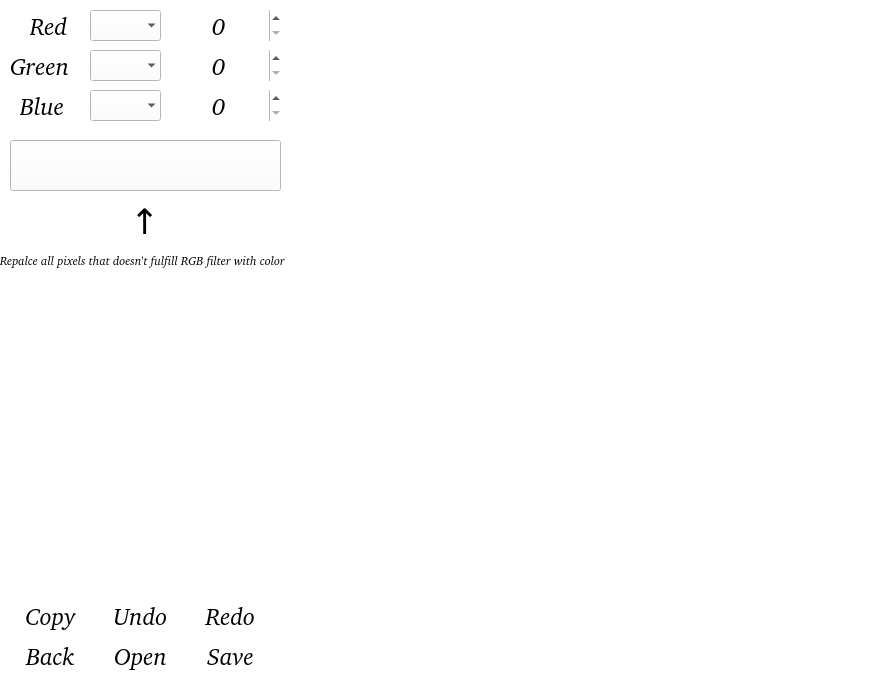
<?xml version="1.0" encoding="UTF-8"?>
<ui version="4.0">
 <class>MainWindow</class>
 <widget class="QMainWindow" name="MainWindow">
  <property name="geometry">
   <rect>
    <x>0</x>
    <y>0</y>
    <width>882</width>
    <height>687</height>
   </rect>
  </property>
  <property name="palette">
   <palette>
    <active>
     <colorrole role="Button">
      <brush brushstyle="SolidPattern">
       <color alpha="255">
        <red>255</red>
        <green>255</green>
        <blue>255</blue>
       </color>
      </brush>
     </colorrole>
     <colorrole role="Base">
      <brush brushstyle="SolidPattern">
       <color alpha="255">
        <red>255</red>
        <green>255</green>
        <blue>255</blue>
       </color>
      </brush>
     </colorrole>
     <colorrole role="Window">
      <brush brushstyle="SolidPattern">
       <color alpha="255">
        <red>255</red>
        <green>255</green>
        <blue>255</blue>
       </color>
      </brush>
     </colorrole>
     <colorrole role="AlternateBase">
      <brush brushstyle="SolidPattern">
       <color alpha="255">
        <red>255</red>
        <green>255</green>
        <blue>255</blue>
       </color>
      </brush>
     </colorrole>
    </active>
    <inactive>
     <colorrole role="Button">
      <brush brushstyle="SolidPattern">
       <color alpha="255">
        <red>255</red>
        <green>255</green>
        <blue>255</blue>
       </color>
      </brush>
     </colorrole>
     <colorrole role="Base">
      <brush brushstyle="SolidPattern">
       <color alpha="255">
        <red>255</red>
        <green>255</green>
        <blue>255</blue>
       </color>
      </brush>
     </colorrole>
     <colorrole role="Window">
      <brush brushstyle="SolidPattern">
       <color alpha="255">
        <red>255</red>
        <green>255</green>
        <blue>255</blue>
       </color>
      </brush>
     </colorrole>
     <colorrole role="AlternateBase">
      <brush brushstyle="SolidPattern">
       <color alpha="255">
        <red>255</red>
        <green>255</green>
        <blue>255</blue>
       </color>
      </brush>
     </colorrole>
    </inactive>
    <disabled>
     <colorrole role="Button">
      <brush brushstyle="SolidPattern">
       <color alpha="255">
        <red>255</red>
        <green>255</green>
        <blue>255</blue>
       </color>
      </brush>
     </colorrole>
     <colorrole role="Base">
      <brush brushstyle="SolidPattern">
       <color alpha="255">
        <red>255</red>
        <green>255</green>
        <blue>255</blue>
       </color>
      </brush>
     </colorrole>
     <colorrole role="Window">
      <brush brushstyle="SolidPattern">
       <color alpha="255">
        <red>255</red>
        <green>255</green>
        <blue>255</blue>
       </color>
      </brush>
     </colorrole>
     <colorrole role="AlternateBase">
      <brush brushstyle="SolidPattern">
       <color alpha="255">
        <red>255</red>
        <green>255</green>
        <blue>255</blue>
       </color>
      </brush>
     </colorrole>
    </disabled>
   </palette>
  </property>
  <property name="windowTitle">
   <string>MainWindow</string>
  </property>
  <widget class="QWidget" name="centralwidget">
   <widget class="QPushButton" name="backButton">
    <property name="geometry">
     <rect>
      <x>-10</x>
      <y>630</y>
      <width>121</width>
      <height>51</height>
     </rect>
    </property>
    <property name="font">
     <font>
      <family>Bitstream Charter</family>
      <pointsize>18</pointsize>
      <weight>50</weight>
      <italic>true</italic>
      <bold>false</bold>
     </font>
    </property>
    <property name="text">
     <string>Back</string>
    </property>
    <property name="flat">
     <bool>true</bool>
    </property>
   </widget>
   <widget class="QPushButton" name="openButton">
    <property name="geometry">
     <rect>
      <x>100</x>
      <y>630</y>
      <width>81</width>
      <height>51</height>
     </rect>
    </property>
    <property name="font">
     <font>
      <family>Bitstream Charter</family>
      <pointsize>18</pointsize>
      <weight>50</weight>
      <italic>true</italic>
      <bold>false</bold>
     </font>
    </property>
    <property name="text">
     <string>Open</string>
    </property>
    <property name="flat">
     <bool>true</bool>
    </property>
   </widget>
   <widget class="QPushButton" name="saveButton">
    <property name="geometry">
     <rect>
      <x>190</x>
      <y>630</y>
      <width>81</width>
      <height>51</height>
     </rect>
    </property>
    <property name="font">
     <font>
      <family>Bitstream Charter</family>
      <pointsize>18</pointsize>
      <weight>50</weight>
      <italic>true</italic>
      <bold>false</bold>
     </font>
    </property>
    <property name="text">
     <string>Save</string>
    </property>
    <property name="flat">
     <bool>true</bool>
    </property>
   </widget>
   <widget class="QPushButton" name="redoButton">
    <property name="geometry">
     <rect>
      <x>190</x>
      <y>590</y>
      <width>81</width>
      <height>51</height>
     </rect>
    </property>
    <property name="font">
     <font>
      <family>Bitstream Charter</family>
      <pointsize>18</pointsize>
      <weight>50</weight>
      <italic>true</italic>
      <bold>false</bold>
     </font>
    </property>
    <property name="text">
     <string>Redo</string>
    </property>
    <property name="flat">
     <bool>true</bool>
    </property>
   </widget>
   <widget class="QPushButton" name="copyButton">
    <property name="geometry">
     <rect>
      <x>-10</x>
      <y>590</y>
      <width>121</width>
      <height>51</height>
     </rect>
    </property>
    <property name="font">
     <font>
      <family>Bitstream Charter</family>
      <pointsize>18</pointsize>
      <weight>50</weight>
      <italic>true</italic>
      <bold>false</bold>
     </font>
    </property>
    <property name="text">
     <string>Copy</string>
    </property>
    <property name="flat">
     <bool>true</bool>
    </property>
   </widget>
   <widget class="QPushButton" name="undoButton">
    <property name="geometry">
     <rect>
      <x>100</x>
      <y>590</y>
      <width>81</width>
      <height>51</height>
     </rect>
    </property>
    <property name="font">
     <font>
      <family>Bitstream Charter</family>
      <pointsize>18</pointsize>
      <weight>50</weight>
      <italic>true</italic>
      <bold>false</bold>
     </font>
    </property>
    <property name="text">
     <string>Undo</string>
    </property>
    <property name="flat">
     <bool>true</bool>
    </property>
   </widget>
   <widget class="QLabel" name="image">
    <property name="geometry">
     <rect>
      <x>310</x>
      <y>0</y>
      <width>571</width>
      <height>681</height>
     </rect>
    </property>
    <property name="text">
     <string/>
    </property>
   </widget>
   <widget class="QLabel" name="redLabel">
    <property name="geometry">
     <rect>
      <x>30</x>
      <y>10</y>
      <width>51</width>
      <height>31</height>
     </rect>
    </property>
    <property name="font">
     <font>
      <family>Bitstream Charter</family>
      <pointsize>18</pointsize>
      <italic>true</italic>
     </font>
    </property>
    <property name="text">
     <string>Red</string>
    </property>
   </widget>
   <widget class="QLabel" name="greenLabel">
    <property name="geometry">
     <rect>
      <x>10</x>
      <y>50</y>
      <width>71</width>
      <height>31</height>
     </rect>
    </property>
    <property name="font">
     <font>
      <family>Bitstream Charter</family>
      <pointsize>18</pointsize>
      <italic>true</italic>
     </font>
    </property>
    <property name="text">
     <string>Green</string>
    </property>
   </widget>
   <widget class="QLabel" name="blueLabel">
    <property name="geometry">
     <rect>
      <x>20</x>
      <y>90</y>
      <width>71</width>
      <height>31</height>
     </rect>
    </property>
    <property name="font">
     <font>
      <family>Bitstream Charter</family>
      <pointsize>18</pointsize>
      <italic>true</italic>
     </font>
    </property>
    <property name="text">
     <string>Blue</string>
    </property>
   </widget>
   <widget class="QSpinBox" name="redEnter">
    <property name="geometry">
     <rect>
      <x>210</x>
      <y>10</y>
      <width>71</width>
      <height>31</height>
     </rect>
    </property>
    <property name="font">
     <font>
      <family>Bitstream Charter</family>
      <pointsize>18</pointsize>
      <italic>true</italic>
     </font>
    </property>
    <property name="wrapping">
     <bool>false</bool>
    </property>
    <property name="frame">
     <bool>false</bool>
    </property>
    <property name="specialValueText">
     <string>0</string>
    </property>
    <property name="accelerated">
     <bool>false</bool>
    </property>
    <property name="suffix">
     <string/>
    </property>
    <property name="prefix">
     <string/>
    </property>
    <property name="minimum">
     <number>0</number>
    </property>
    <property name="maximum">
     <number>255</number>
    </property>
    <property name="value">
     <number>0</number>
    </property>
   </widget>
   <widget class="QSpinBox" name="greenEnter">
    <property name="geometry">
     <rect>
      <x>210</x>
      <y>50</y>
      <width>71</width>
      <height>31</height>
     </rect>
    </property>
    <property name="font">
     <font>
      <family>Bitstream Charter</family>
      <pointsize>18</pointsize>
      <italic>true</italic>
     </font>
    </property>
    <property name="wrapping">
     <bool>false</bool>
    </property>
    <property name="frame">
     <bool>false</bool>
    </property>
    <property name="specialValueText">
     <string>0</string>
    </property>
    <property name="accelerated">
     <bool>false</bool>
    </property>
    <property name="suffix">
     <string/>
    </property>
    <property name="prefix">
     <string/>
    </property>
    <property name="minimum">
     <number>0</number>
    </property>
    <property name="maximum">
     <number>255</number>
    </property>
    <property name="value">
     <number>0</number>
    </property>
   </widget>
   <widget class="QSpinBox" name="blueEnter">
    <property name="geometry">
     <rect>
      <x>210</x>
      <y>90</y>
      <width>71</width>
      <height>31</height>
     </rect>
    </property>
    <property name="font">
     <font>
      <family>Bitstream Charter</family>
      <pointsize>18</pointsize>
      <italic>true</italic>
     </font>
    </property>
    <property name="wrapping">
     <bool>false</bool>
    </property>
    <property name="frame">
     <bool>false</bool>
    </property>
    <property name="specialValueText">
     <string>0</string>
    </property>
    <property name="accelerated">
     <bool>false</bool>
    </property>
    <property name="suffix">
     <string/>
    </property>
    <property name="prefix">
     <string/>
    </property>
    <property name="minimum">
     <number>0</number>
    </property>
    <property name="maximum">
     <number>255</number>
    </property>
    <property name="value">
     <number>0</number>
    </property>
   </widget>
   <widget class="QComboBox" name="redOperation">
    <property name="geometry">
     <rect>
      <x>90</x>
      <y>10</y>
      <width>71</width>
      <height>31</height>
     </rect>
    </property>
    <property name="font">
     <font>
      <family>Bitstream Charter</family>
      <pointsize>18</pointsize>
      <italic>true</italic>
     </font>
    </property>
    <property name="currentText">
     <string/>
    </property>
    <property name="frame">
     <bool>false</bool>
    </property>
   </widget>
   <widget class="QComboBox" name="greenOperation">
    <property name="geometry">
     <rect>
      <x>90</x>
      <y>50</y>
      <width>71</width>
      <height>31</height>
     </rect>
    </property>
    <property name="font">
     <font>
      <family>Bitstream Charter</family>
      <pointsize>18</pointsize>
      <italic>true</italic>
     </font>
    </property>
    <property name="currentText">
     <string/>
    </property>
    <property name="frame">
     <bool>false</bool>
    </property>
   </widget>
   <widget class="QComboBox" name="blueOperation">
    <property name="geometry">
     <rect>
      <x>90</x>
      <y>90</y>
      <width>71</width>
      <height>31</height>
     </rect>
    </property>
    <property name="font">
     <font>
      <family>Bitstream Charter</family>
      <pointsize>18</pointsize>
      <italic>true</italic>
     </font>
    </property>
    <property name="currentText">
     <string/>
    </property>
    <property name="frame">
     <bool>false</bool>
    </property>
   </widget>
   <widget class="QPushButton" name="colorButton">
    <property name="geometry">
     <rect>
      <x>10</x>
      <y>140</y>
      <width>271</width>
      <height>51</height>
     </rect>
    </property>
    <property name="text">
     <string/>
    </property>
    <property name="flat">
     <bool>false</bool>
    </property>
   </widget>
   <widget class="QLabel" name="greenLabel_2">
    <property name="geometry">
     <rect>
      <x>0</x>
      <y>250</y>
      <width>291</width>
      <height>21</height>
     </rect>
    </property>
    <property name="font">
     <font>
      <family>Bitstream Charter</family>
      <pointsize>9</pointsize>
      <italic>true</italic>
     </font>
    </property>
    <property name="text">
     <string>Repalce all pixels that doesn't fulfill RGB filter with color</string>
    </property>
   </widget>
   <widget class="QLabel" name="arrowLabel">
    <property name="geometry">
     <rect>
      <x>130</x>
      <y>200</y>
      <width>61</width>
      <height>41</height>
     </rect>
    </property>
    <property name="font">
     <font>
      <family>Bitstream Charter</family>
      <pointsize>26</pointsize>
      <italic>true</italic>
     </font>
    </property>
    <property name="text">
     <string>↑</string>
    </property>
   </widget>
  </widget>
 </widget>
 <resources/>
 <connections/>
</ui>
